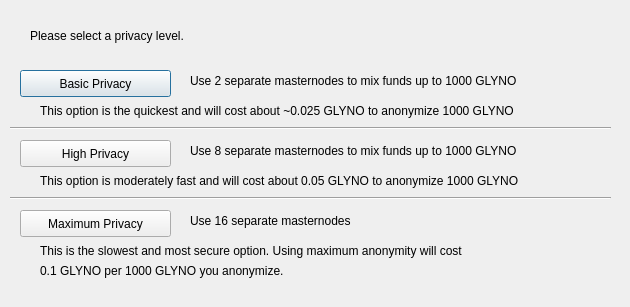
<?xml version="1.0" encoding="UTF-8"?>
<ui version="4.0">
 <class>DarksendConfig</class>
 <widget class="QDialog" name="DarksendConfig">
  <property name="geometry">
   <rect>
    <x>0</x>
    <y>0</y>
    <width>630</width>
    <height>307</height>
   </rect>
  </property>
  <property name="windowTitle">
   <string>Configure PrivateSend</string>
  </property>
  <widget class="QPushButton" name="buttonBasic">
   <property name="geometry">
    <rect>
     <x>20</x>
     <y>70</y>
     <width>151</width>
     <height>27</height>
    </rect>
   </property>
   <property name="text">
    <string>Basic Privacy</string>
   </property>
  </widget>
  <widget class="QPushButton" name="buttonHigh">
   <property name="geometry">
    <rect>
     <x>20</x>
     <y>140</y>
     <width>151</width>
     <height>27</height>
    </rect>
   </property>
   <property name="text">
    <string>High Privacy</string>
   </property>
  </widget>
  <widget class="QPushButton" name="buttonMax">
   <property name="geometry">
    <rect>
     <x>20</x>
     <y>210</y>
     <width>151</width>
     <height>27</height>
    </rect>
   </property>
   <property name="text">
    <string>Maximum Privacy</string>
   </property>
  </widget>
  <widget class="QLabel" name="label">
   <property name="geometry">
    <rect>
     <x>30</x>
     <y>20</y>
     <width>571</width>
     <height>31</height>
    </rect>
   </property>
   <property name="text">
    <string>Please select a privacy level.</string>
   </property>
  </widget>
  <widget class="QLabel" name="label_2">
   <property name="geometry">
    <rect>
     <x>190</x>
     <y>70</y>
     <width>421</width>
     <height>21</height>
    </rect>
   </property>
   <property name="text">
    <string>Use 2 separate masternodes to mix funds up to 1000 GLYNO</string>
   </property>
  </widget>
  <widget class="QLabel" name="label_3">
   <property name="geometry">
    <rect>
     <x>190</x>
     <y>140</y>
     <width>411</width>
     <height>21</height>
    </rect>
   </property>
   <property name="text">
    <string>Use 8 separate masternodes to mix funds up to 1000 GLYNO</string>
   </property>
  </widget>
  <widget class="QLabel" name="label_4">
   <property name="geometry">
    <rect>
     <x>190</x>
     <y>210</y>
     <width>421</width>
     <height>21</height>
    </rect>
   </property>
   <property name="text">
    <string>Use 16 separate masternodes</string>
   </property>
  </widget>
  <widget class="QLabel" name="label_6">
   <property name="geometry">
    <rect>
     <x>40</x>
     <y>100</y>
     <width>561</width>
     <height>21</height>
    </rect>
   </property>
   <property name="text">
    <string>This option is the quickest and will cost about ~0.025 GLYNO to anonymize 1000 GLYNO</string>
   </property>
  </widget>
  <widget class="QLabel" name="label_7">
   <property name="geometry">
    <rect>
     <x>40</x>
     <y>170</y>
     <width>561</width>
     <height>21</height>
    </rect>
   </property>
   <property name="text">
    <string>This option is moderately fast and will cost about 0.05 GLYNO to anonymize 1000 GLYNO</string>
   </property>
  </widget>
  <widget class="QLabel" name="label_8">
   <property name="geometry">
    <rect>
     <x>40</x>
     <y>240</y>
     <width>561</width>
     <height>21</height>
    </rect>
   </property>
   <property name="text">
    <string>This is the slowest and most secure option. Using maximum anonymity will cost</string>
   </property>
  </widget>
  <widget class="QLabel" name="label_9">
   <property name="geometry">
    <rect>
     <x>40</x>
     <y>260</y>
     <width>561</width>
     <height>21</height>
    </rect>
   </property>
   <property name="text">
    <string>0.1 GLYNO per 1000 GLYNO you anonymize.</string>
   </property>
  </widget>
  <widget class="Line" name="line">
   <property name="geometry">
    <rect>
     <x>10</x>
     <y>120</y>
     <width>601</width>
     <height>16</height>
    </rect>
   </property>
   <property name="orientation">
    <enum>Qt::Horizontal</enum>
   </property>
  </widget>
  <widget class="Line" name="line_2">
   <property name="geometry">
    <rect>
     <x>10</x>
     <y>190</y>
     <width>601</width>
     <height>16</height>
    </rect>
   </property>
   <property name="orientation">
    <enum>Qt::Horizontal</enum>
   </property>
  </widget>
 </widget>
 <resources/>
 <connections/>
</ui>
